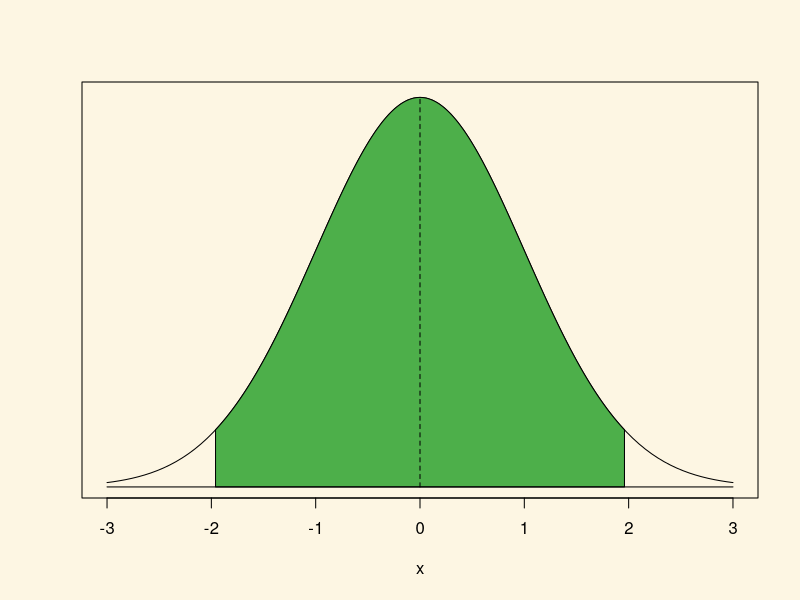
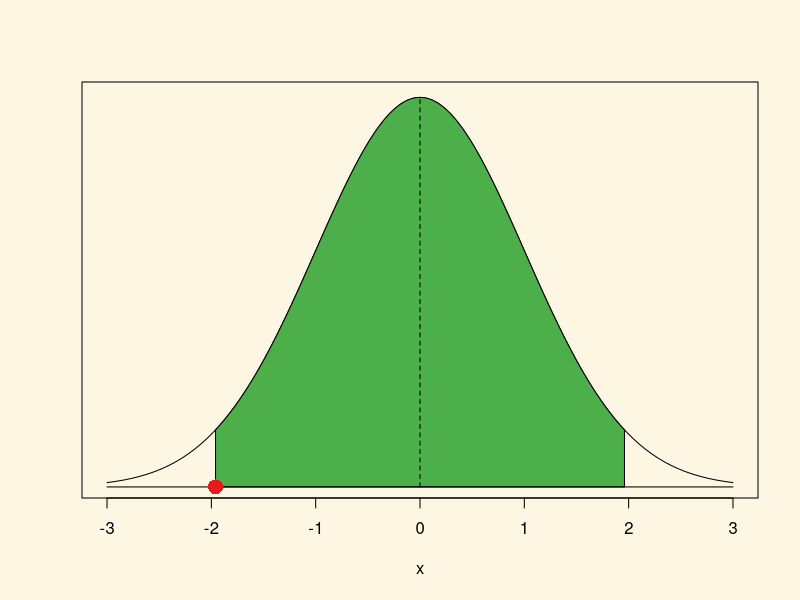
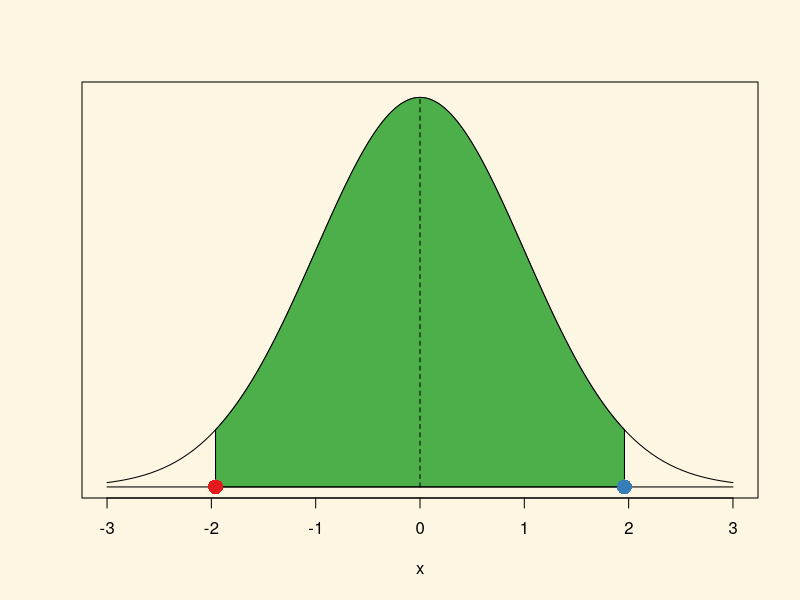
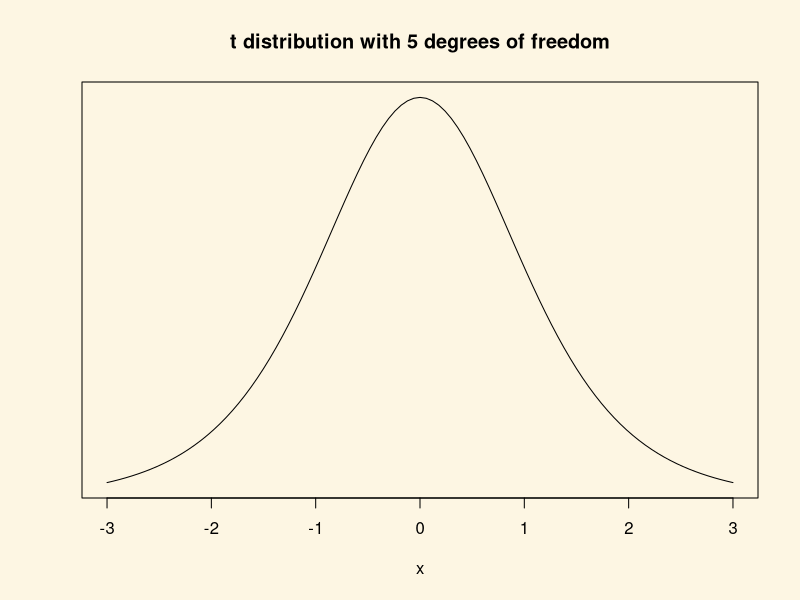
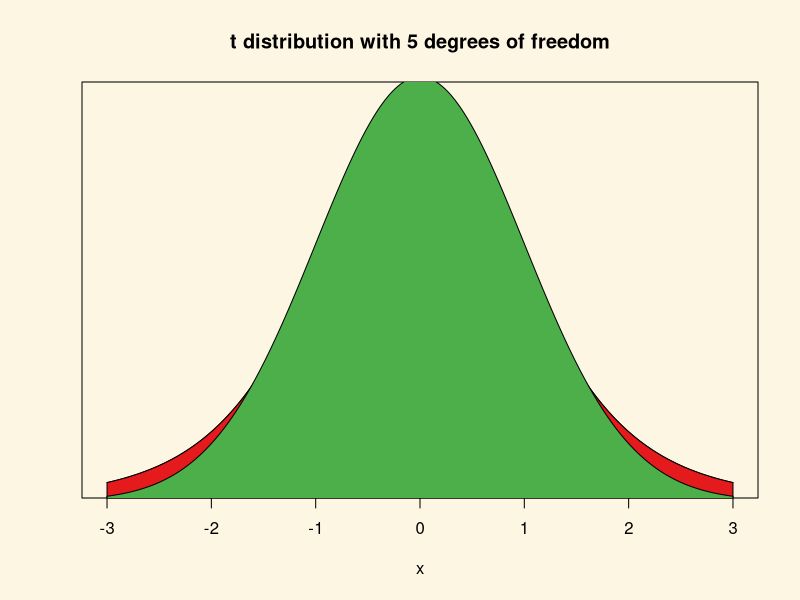
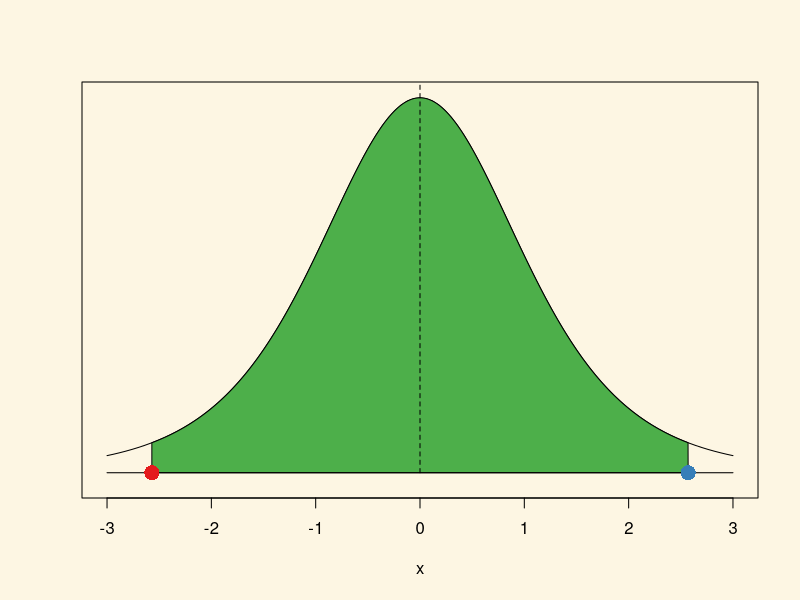
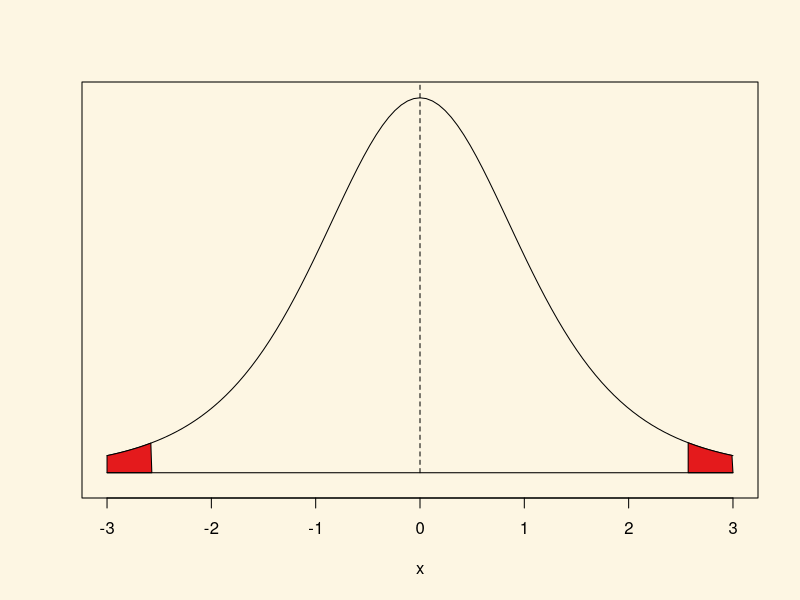
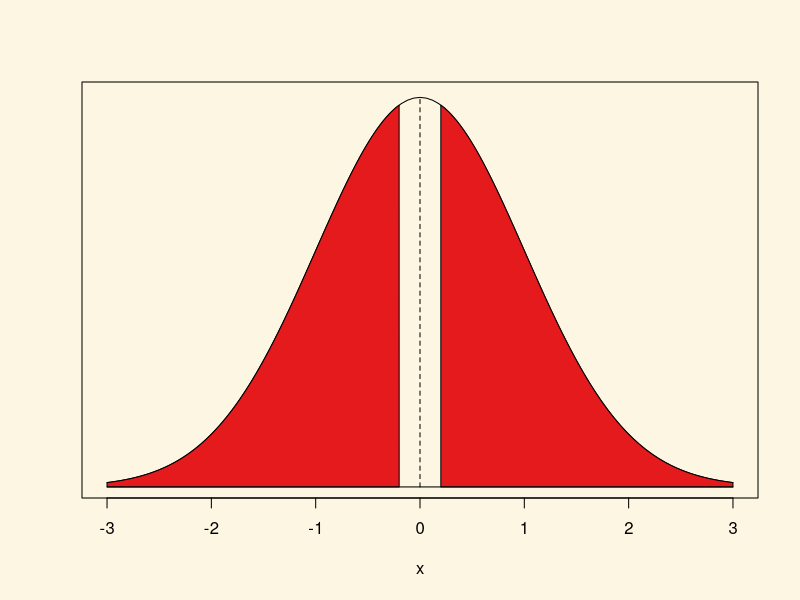

These charts were generated, in order, by the following R code:
## ---- chunk 1
knitr::kable(tibble::tribble(
  ~Variable,     ~Description,
  "h_j",    "1 if Free Judiciary",
  "wdi_gdpc",      "Per capita wealth in US dollars",
  "undp_hdi",      "Human development index (higher values = higher quality of life)",
  "wbgi_cce",      "Control of corruption index (higher values = more control of corruption)",
  "wbgi_pse",    "Political stability index (higher values = more stable)",
  "former_col",    "1 = country was a colony once",
  "lp_lat_abst",    "Latitude of country's captial divided by 90"
))
## ---- chunk 2
world.data <- read.csv("QoG2012.csv")
## ---- chunk 3
summary(world.data)
## ---- chunk 4
names(world.data)[2] <- "wealth" 
names(world.data)
## ---- chunk 5
mean(world.data$wealth)
## ---- chunk 6
# copy of the dataset
full.data <- world.data

# delete rows from dataset that have missings on wealth variable
world.data <- world.data[ !is.na(world.data$wealth) , ]
## ---- chunk 7
mean(world.data$wealth)
## ---- chunk 8
se.y_bar <- (sd(world.data$wealth) / sqrt( length(world.data$wealth) ))
## ---- chunk 9
mean(world.data$wealth)
## ---- chunk 10
n <- length(world.data$wealth)
n
## ---- chunk 11
se.y_bar <- sd(world.data$wealth) / sqrt(n)
## ---- chunk 12
# lower bound
lb <- mean(world.data$wealth) - 1.96 * se.y_bar
# upper bound
ub <- mean(world.data$wealth) + 1.96 * se.y_bar
# results (the population mean lies within this interval with 95% probability)
lb # lower bound
mean(world.data$wealth) # sample mean
ub # upper bound
## ---- chunk 13
t.value <- (mean(world.data$wealth) - 10000) / se.y_bar
t.value
## ---- chunk 14
2* ( 1 - pt(t.value, df = (n-1) ))
## ---- chunk 15
t.test(world.data$wealth, mu = 10000, alt = "two.sided") 

## ---- chunk 16
options(repos=c(CRAN="https://ftp.gwdg.de/pub/misc/cran/"))
install.packages("RColorBrewer")
library(RColorBrewer)
c.cols <- brewer.pal(3, "Set1")
## ---- chunk 17
par(bg = '#fdf6e3')
curve(dnorm(x, 0, 1), xlim = c(-3, 3), ylab = "", yaxt = "n")
c.x <- c(-1.96, seq(-1.96, 1.96, 0.01), 1.96 )
c.y <- c(0, dnorm(seq(-1.96, 1.96, 0.01)), 0 )
polygon(c.x, c.y, col=c.cols[3])
segments(x0=-3,y0=0,x1=3,y1=0)
segments(x0=0, y0 = 0, x1=0, y = dnorm(0), lty = "dashed")
## ---- chunk 18
# value for cumulative probability 95 percent in the standard normal distribution
qnorm(0.025, mean = 0, sd = 1)
## ---- chunk 19
par(bg = '#fdf6e3')
curve(dnorm(x, 0, 1), xlim = c(-3, 3), ylab = "", yaxt = "n")
c.x <- c(-1.96, seq(-1.96, 1.96, 0.01), 1.96 )
c.y <- c(0, dnorm(seq(-1.96, 1.96, 0.01)), 0 )
polygon(c.x, c.y, col=c.cols[3])
segments(x0=-3,y0=0,x1=3,y1=0)
segments(x0=0, y0 = 0, x1=0, y = dnorm(0), lty = "dashed")
points(x=qnorm(0.025, mean = 0, sd = 1), y = 0, pch = 16, cex = 2, col = c.cols[1])
## ---- chunk 20
# value for cumulative probability 95 percent in the standard normal distribution
qnorm(0.975, mean = 0, sd = 1)
## ---- chunk 21
par(bg = '#fdf6e3')
curve(dnorm(x, 0, 1), xlim = c(-3, 3), ylab = "", yaxt = "n")
c.x <- c(-1.96, seq(-1.96, 1.96, 0.01), 1.96 )
c.y <- c(0, dnorm(seq(-1.96, 1.96, 0.01)), 0 )
polygon(c.x, c.y, col=c.cols[3])
segments(x0=-3,y0=0,x1=3,y1=0)
segments(x0=0, y0 = 0, x1=0, y = dnorm(0), lty = "dashed")
points(x=qnorm(0.025, mean = 0, sd = 1), y = 0, pch = 16, cex = 2, col = c.cols[1])
points(x=qnorm(0.975, mean = 0, sd = 1), y = 0, pch = 16, cex = 2, col = c.cols[2])
## ---- chunk 22
par(bg = '#fdf6e3')
curve(dt(x, 5), xlim = c(-3, 3), ylab = "", yaxt = "n", main = "t distribution with 5 degrees of freedom")
## ---- chunk 23
par(bg = '#fdf6e3')
curve(dt(x, 5), xlim = c(-3, 3), ylab = "", yaxt = "n", main = "t distribution with 5 degrees of freedom")
c.x <- c(-3, seq(-3, 3, 0.01), 3 )
c.y <- c(0, dt(seq(-3, 3, 0.01), df = 5), 0 )
polygon(c.x, c.y, col=c.cols[1])
c.x <- c(-3, seq(-3, 3, 0.01), 3 )
c.y <- c(0, dnorm(seq(-3, 3, 0.01)), 0 )
polygon(c.x, c.y, col=c.cols[3])
## ---- chunk 24
# value for cumulative probability 95 percent in the t distribution with 5 degrees of freedom
qt(0.975, df = 5)
## ---- chunk 25
par(bg = '#fdf6e3')
curve(dt(x, df=5), xlim = c(-3, 3), ylab = "", yaxt = "n", ylim = c(-0.01, .38))
c.x <- c(qt(0.025, df = 5), seq(qt(0.025, df = 5), qt(0.975, df = 5), 0.01), qt(0.975, df = 5) )
c.y <- c(0, dt(seq(qt(0.025, df = 5), qt(0.975, df = 5), 0.01), df = 5), 0 )
polygon(c.x, c.y, col=c.cols[3])
segments(x0=-3,y0=0,x1=3,y1=0)
segments(x0=0, y0 = 0, x1=0, y = dnorm(0), lty = "dashed")

points(x=qt(0.025, df = 5), y = 0, pch = 16, cex = 2, col = c.cols[1])
points(x=qt(0.975, df = 5), y = 0, pch = 16, cex = 2, col = c.cols[2])
## ---- chunk 26
summary(world.data$wealth)
## ---- chunk 27
which(world.data$h_j==1)
## ---- chunk 28
mean( world.data$wealth[which(world.data$h_j==1)])
## ---- chunk 29
mean( world.data$wealth[which(world.data$h_j==0)])
## ---- chunk 30
# t.test for the difference between 2 means
t.test(world.data$wealth[which(world.data$h_j==1)], # mean 1  
       world.data$wealth[which(world.data$h_j==0)], # mean 2
       mu = 0, # difference under the null hypothesis
       alt = "two.sided",  # two sided test (difference in means could be smaller or larger than 0)
       conf = 0.95) # confidence interval
## ---- chunk 31
(1 - pt(2.9, df = 5)) *2
## ---- chunk 32
par(bg = '#fdf6e3')
curve(dt(x, df=5), xlim = c(-3, 3), ylab = "", yaxt = "n", ylim = c(-0.01, .38))
c.x <- c(qt(0.975, df = 5), seq(qt(0.975, df = 5), 3, 0.01), 3 )
c.y <- c(0, dt(seq(qt(0.975, df = 5), 3, 0.01), df = 5), 0 )
polygon(c.x, c.y, col=c.cols[1])

c.x <- c(-3, seq(-3, qt(0.025, df = 5), 0.01), qt(0.025, df = 5) )
c.y <- c(0, dt(seq(-3, qt(0.025, df = 5), 0.01), df = 5), 0 )
polygon(c.x, c.y, col=c.cols[1])

segments(x0=-3,y0=0,x1=3,y1=0)
segments(x0=0, y0 = 0, x1=0, y = dnorm(0), lty = "dashed")
## ---- chunk 33
(1 - pnorm(0.1995059))*2
## ---- chunk 34
par(bg = '#fdf6e3')
curve(dnorm(x, 0, 1), xlim = c(-3, 3), ylab = "", yaxt = "n")

c.x <- c(0.1995059, seq(0.1995059, 3, 0.01), 3 )
c.y <- c(0, dnorm(seq(0.1995059, 3, 0.01)), 0 )
polygon(c.x, c.y, col=c.cols[1])

c.x <- c(-3, seq(-3, -0.1995059, 0.01), -0.1995059 )
c.y <- c(0, dnorm(seq(-3, -0.1995059, 0.01)), 0 )
polygon(c.x, c.y, col=c.cols[1])

segments(x0=-3,y0=0,x1=3,y1=0)
segments(x0=0, y0 = 0, x1=0, y = dnorm(0), lty = "dashed")
## ---- chunk 35
par(bg = '#fdf6e3')
# scatterplot
plot(world.data$undp_hdi ~ world.data$wbgi_cce,
  xlim = c(xmin = -2, xmax = 3),
  ylim = c(ymin = 0, ymax = 1),
  frame = FALSE,
  xlab = "World Bank Control of Corruption Index",
  ylab = "UNDP Human Development Index",
  main = "Relationship b/w Quality of Institutions and Quality of Life"
  )
## ---- chunk 36
cor(y = world.data$undp_hdi, x = world.data$wbgi_cce, use = "complete.obs")
